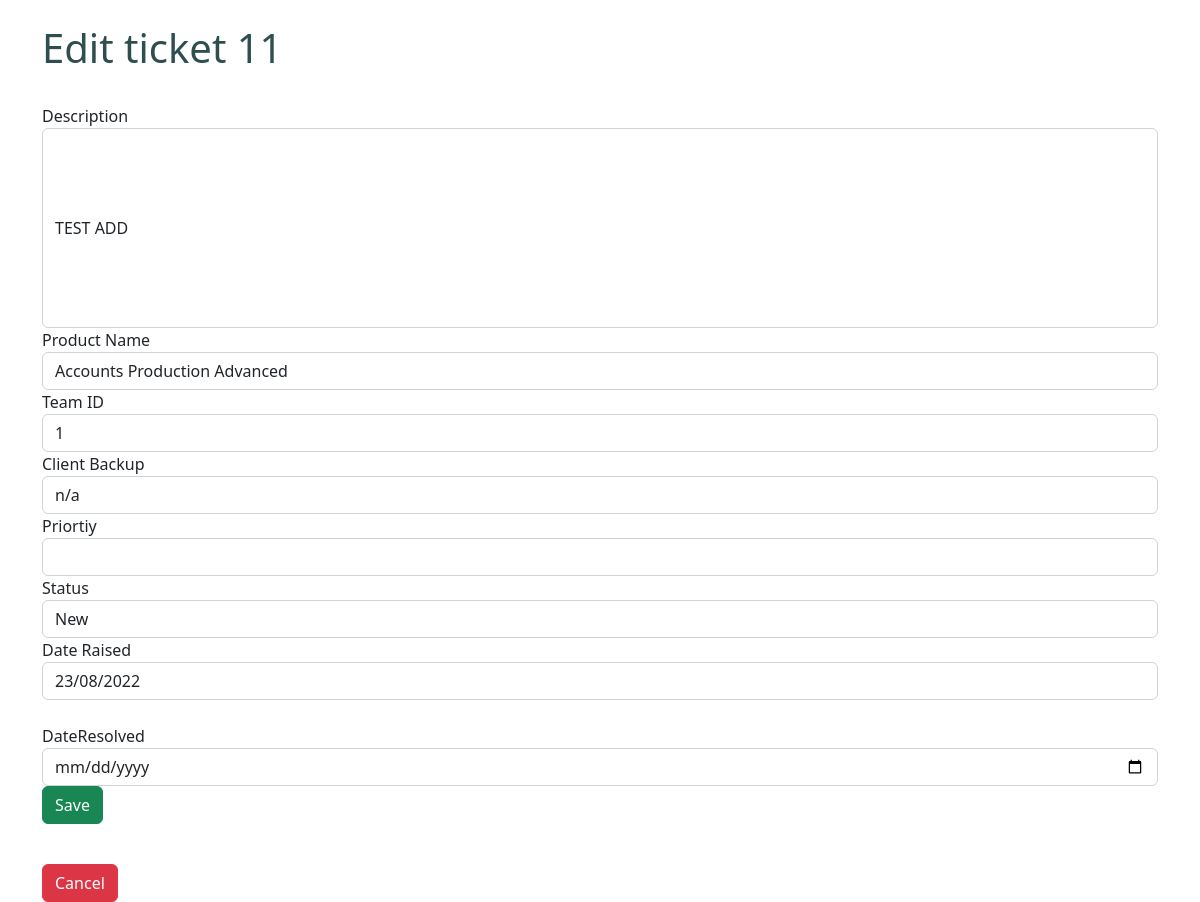
/activetickets/edit/11 (signed in), run on an earlier commit of the app's database.
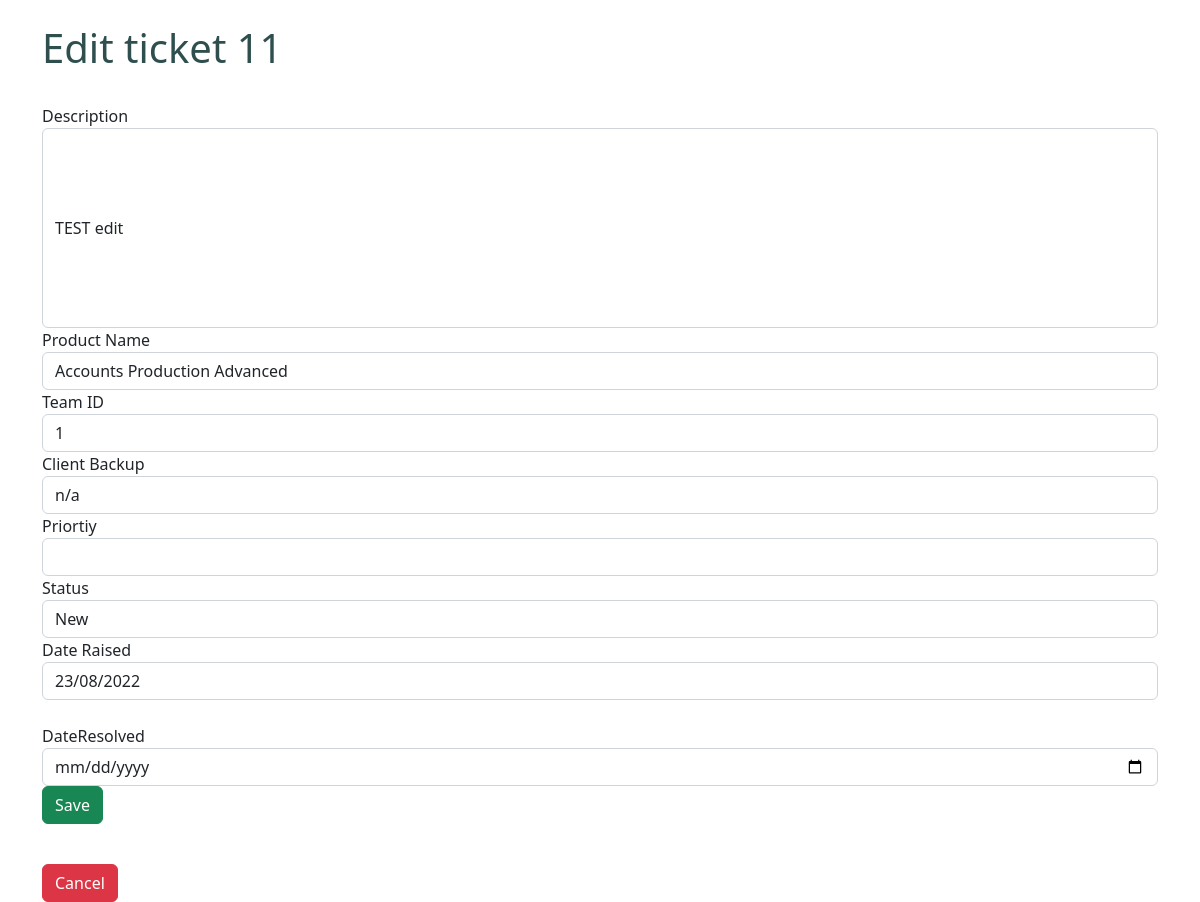
And on a later commit of the database.
### tables this page shows
CREATE TABLE Tickets
         (TicketID INTEGER PRIMARY KEY AUTOINCREMENT,
          Description        TEXT          NOT NULL,
          ClientBackup       VARCHAR(50),
          Priority           VARCHAR(2)    NOT NULL,
          Status             TEXT          NOT NULL,
          DateRaised         TEXT          NOT NULL,
          DateResolved       TEXT,
          ProductName        TEXT          NOT NULL,
          TeamID             INT           NOT NULL);

### TicketSystem/views.py (the view, shortened to what this page needs)
@app.route("/activetickets/edit/<string:TicketID>", methods=['POST','GET'])
def editactivetickets(TicketID):
    conn = get_db_connection()
    conn.row_factory=sql.Row
    cursor = conn.cursor()
    cursor.execute('SELECT * FROM Tickets WHERE TicketID=?', [TicketID])
    tickets = cursor.fetchone()
    adminLevel = session['adminLevel']
    if 'Admin' in adminLevel:
       return render_template("editactivetickets.html", tickets=tickets)
    else:
       return render_template("notAdminErrorPage.html", tickets=tickets)

### TicketSystem/views.py (called while the page is built)
def get_db_connection():
    conn = sql.connect('ticketdb.db')
    conn.row_factory = sql.Row
    return conn

### TicketSystem/templates/editactivetickets.html (shortened to what this page needs)
﻿<!DOCTYPE html>
{% extends 'base.html' %}
{% block content%}
<body>
    <h1>Edit ticket {{tickets.TicketID}}</h1>
    <br />
    <form method='post' action='{{url_for("editactivetickets", TicketID=tickets.TicketID)}}}'>
        <div class='form-group'>
            <label>Description</label><br />
            <input type='text' name='Description' required class='form-control' value='{{tickets.Description}}' style="height:200px;" />
        </div>
        <div class='form-group'>
            <label>Product Name</label><br />
            <input type='text' name='ProductName' required class='form-control' value='{{tickets.ProductName}}' />
        </div>
        <div class='form-group'>
            <label>Team ID</label><br />
            <input type='text' name='TeamID' required class='form-control' value='{{tickets.TeamID}}' />
        </div>
        <div class='form-group'>
            <label>Client Backup</label><br />
            <input type='text' name='ClientBackup' required class='form-control' value='{{tickets.ClientBackup}}' />
        </div>
        <div class='form-group'>
            <label>Priortiy</label><br />
            <input type='text' name='Priortiy' required class='form-control' value='{{tickets.Priortiy}}' />
        </div>
        <div class='form-group'>
            <label>Status</label><br />
            <input type='text' name='Status' required class='form-control' value='{{tickets.Status}}' />
        </div>
        <div class='form-group'>
            <label>Date Raised</label><br />
            <input type='text' name='DateRaised' required class='form-control' value='{{tickets.DateRaised}}' readonly />
        </div>
        <div class='form-group'>
            <br />
            <label>DateResolved</label>
            <input type='date' name='DateResolved' class='form-control' value='{{tickets.DateResolved}}' />
        </div>
        <input type='submit' value='Save' class='btn btn-success'>
    </form>
    <br />
    <a href="dashboard.html" class="btn btn-danger">Cancel</a>
</body>
{% endblock %}

What changed in the data, as far as the page shows it:
changed Tickets "Accounts Production Advanced": Description "TEST ADD" → "TEST edit"
